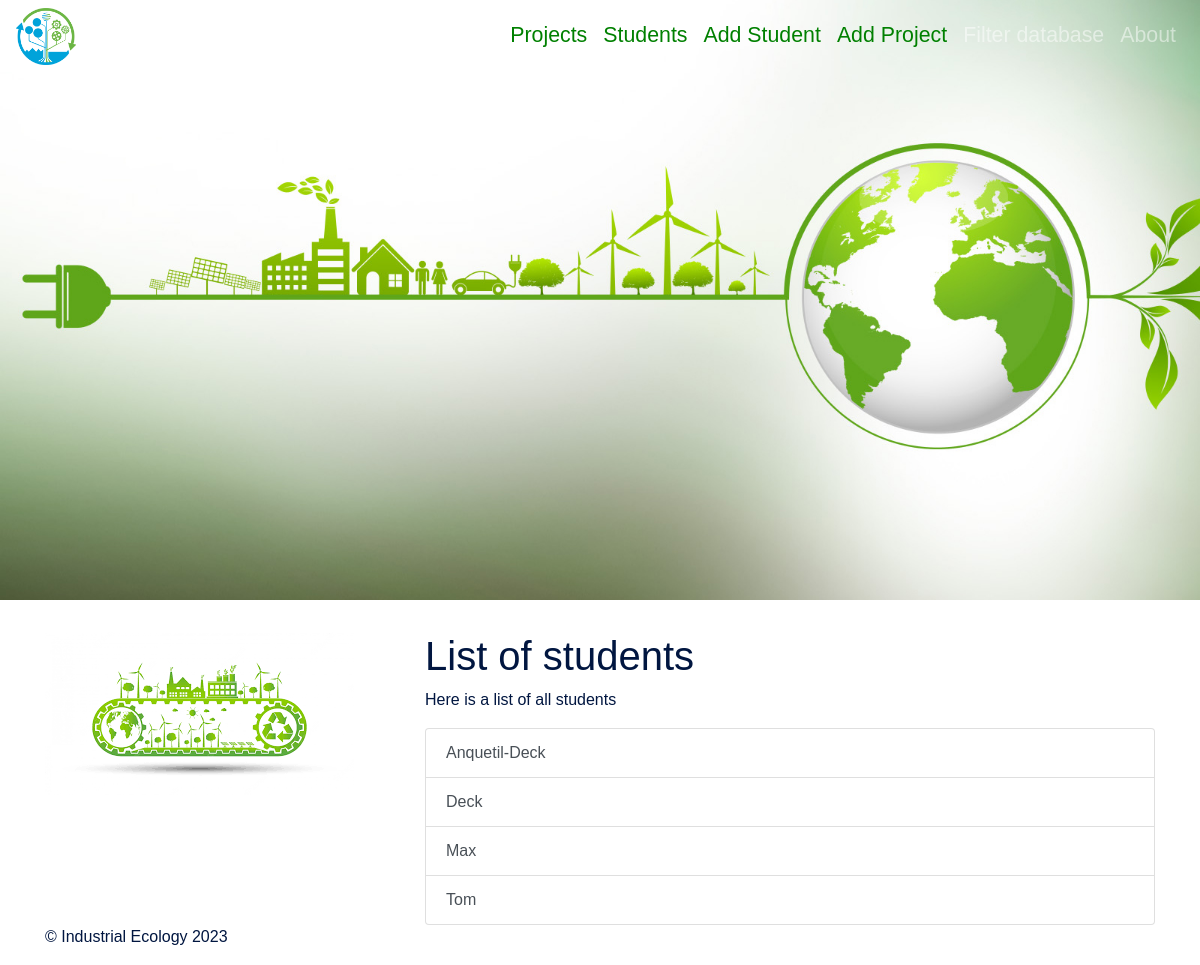
/students, run on the app's committed database.
### filter_db/models.py (models this page shows, shortened)
class Student(models.Model):
    student_id = models.CharField(
        primary_key=True,
        unique=True,
        null=False,
        blank=False,
        max_length=50,
    )
    first_name = models.CharField(
        unique=False,
        null=False,
        blank=False,
        max_length=50,
    )
    middle_name = models.CharField(
        unique=False,
        null=True,
        blank=True,
        max_length=50,
    )
    last_name = models.CharField(
        unique=False,
        null=False,
        blank=False,
        max_length=50,
    )
    start_date = models.DateField()
    end_date = models.DateField()
    def __str__(self) -> str:
        return self.last_name

### filter_db/views.py (the view)
# urls.py: path('students',views.students,name='students'),
def students(request):
    all_students= models.Student.objects.all()
    return render(request, 'students.html', {'students': all_students} )

### filter_db/templates/students.html (shortened to what this page needs)
{% extends 'base.html' %}
{% block content %}
<h1>List of students</h1>
<p> Here is a list of all students </p>
<ul class = "list-group">
        {% for student in students %}
            <a class = "list-group-item list-group-item-action" href = "{% url 'student_detail' student.student_id %}">
                {{ student }}
            </a>
        {% endfor %}
</ul>
{% endblock content %}

### data on the page
Student: last_name "Anquetil-Deck"
Student: last_name "Deck"
Student: last_name "Max"
Student: last_name "Tom"
